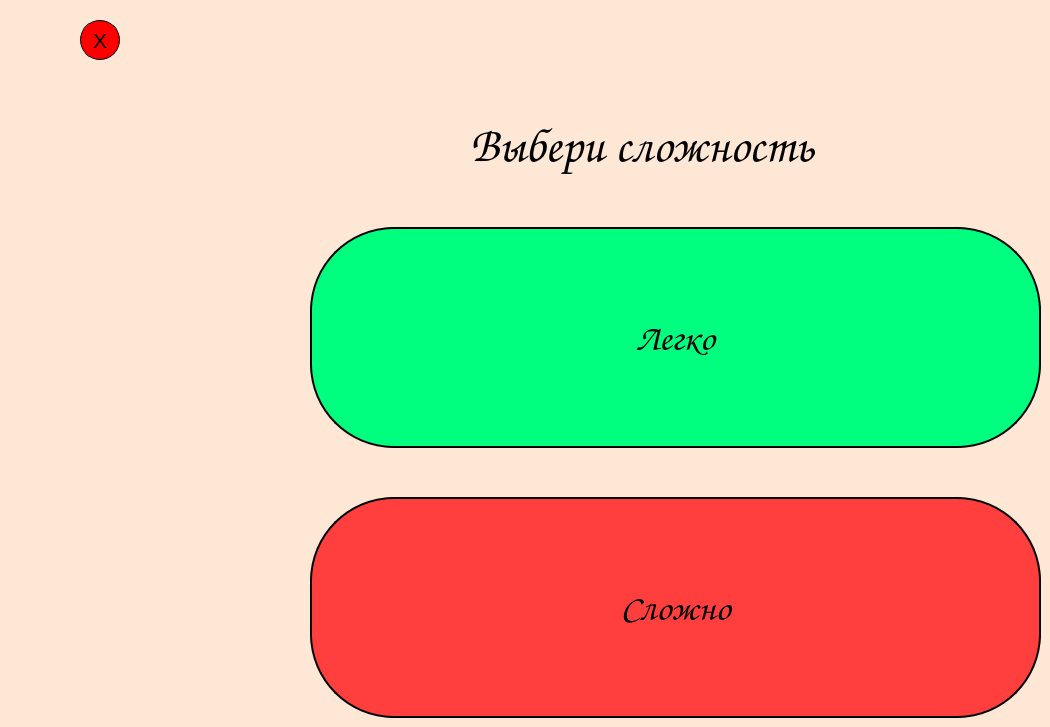
    <widget class="QWidget" name="chooseDifficultPage">
     <property name="styleSheet">
      <string notr="true">background-color: rgb(255, 231, 213);</string>
     </property>
     <widget class="QLabel" name="label_2">
      <property name="geometry">
       <rect>
        <x>470</x>
        <y>110</y>
        <width>551</width>
        <height>71</height>
       </rect>
      </property>
      <property name="font">
       <font>
        <family>Comic Sans MS</family>
        <pointsize>36</pointsize>
       </font>
      </property>
      <property name="layoutDirection">
       <enum>Qt::RightToLeft</enum>
      </property>
      <property name="text">
       <string>Выбери сложность</string>
      </property>
     </widget>
     <widget class="QPushButton" name="hardDifficultButton">
      <property name="geometry">
       <rect>
        <x>310</x>
        <y>497</y>
        <width>731</width>
        <height>221</height>
       </rect>
      </property>
      <property name="sizePolicy">
       <sizepolicy hsizetype="Minimum" vsizetype="Preferred">
        <horstretch>0</horstretch>
        <verstretch>0</verstretch>
       </sizepolicy>
      </property>
      <property name="font">
       <font>
        <family>Comic Sans MS</family>
        <pointsize>28</pointsize>
       </font>
      </property>
      <property name="styleSheet">
       <string notr="true">QPushButton#hardDifficultButton{
border: 2px solid f#000000;
background-color:rgb(255, 62, 62);
border-radius: 84px;
}
QPushButton#hardDifficultButton:hover{
background-color: rgb(235, 42, 42);
}</string>
      </property>
      <property name="text">
       <string>Сложно</string>
      </property>
     </widget>
     <widget class="QPushButton" name="easyDifficultButton">
      <property name="geometry">
       <rect>
        <x>310</x>
        <y>227</y>
        <width>731</width>
        <height>221</height>
       </rect>
      </property>
      <property name="sizePolicy">
       <sizepolicy hsizetype="Minimum" vsizetype="Preferred">
        <horstretch>0</horstretch>
        <verstretch>0</verstretch>
       </sizepolicy>
      </property>
      <property name="font">
       <font>
        <family>Comic Sans MS</family>
        <pointsize>28</pointsize>
       </font>
      </property>
      <property name="styleSheet">
       <string notr="true">QPushButton#easyDifficultButton{
border: 2px solid f#000000;
background-color: rgb(0, 255, 127);
border-radius: 84px;
}
QPushButton#easyDifficultButton:hover{
background-color: rgb(0, 235, 107);
}</string>
      </property>
      <property name="text">
       <string>Легко</string>
      </property>
     </widget>
     <widget class="QPushButton" name="quitChooseDifficultPageButton">
      <property name="geometry">
       <rect>
        <x>80</x>
        <y>20</y>
        <width>40</width>
        <height>40</height>
       </rect>
      </property>
      <property name="sizePolicy">
       <sizepolicy hsizetype="Minimum" vsizetype="Maximum">
        <horstretch>0</horstretch>
        <verstretch>0</verstretch>
       </sizepolicy>
      </property>
      <property name="font">
       <font>
        <pointsize>16</pointsize>
       </font>
      </property>
      <property name="styleSheet">
       <string notr="true">QPushButton#quitChooseDifficultPageButton{
border-radius: 20px;
background-color: rgb(255, 0, 0);
border: 1px solid black;
background-image: 'images/undo.png'
}
QPushButton#quitChooseDifficultPageButton:hover{
background-color: rgb(235, 0 , 0)
}</string>
      </property>
      <property name="text">
       <string>X</string>
      </property>
     </widget>
    </widget>
